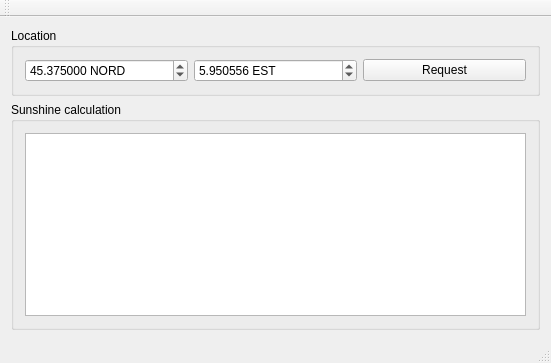
<?xml version="1.0" encoding="UTF-8"?>
<ui version="4.0">
 <class>MainWindow</class>
 <widget class="QMainWindow" name="MainWindow">
  <property name="geometry">
   <rect>
    <x>0</x>
    <y>0</y>
    <width>551</width>
    <height>363</height>
   </rect>
  </property>
  <property name="windowTitle">
   <string>MainWindow</string>
  </property>
  <widget class="QWidget" name="centralWidget">
   <layout class="QGridLayout" name="gridLayout_3">
    <item row="0" column="0">
     <widget class="QGroupBox" name="gb_location">
      <property name="title">
       <string>Location</string>
      </property>
      <layout class="QGridLayout" name="gridLayout">
       <item row="0" column="0">
        <widget class="QDoubleSpinBox" name="sb_gps_nord">
         <property name="suffix">
          <string> NORD</string>
         </property>
         <property name="decimals">
          <number>6</number>
         </property>
         <property name="value">
          <double>45.375000000000000</double>
         </property>
        </widget>
       </item>
       <item row="0" column="1">
        <widget class="QDoubleSpinBox" name="sb_gps_est">
         <property name="suffix">
          <string> EST</string>
         </property>
         <property name="decimals">
          <number>6</number>
         </property>
         <property name="value">
          <double>5.950556000000000</double>
         </property>
        </widget>
       </item>
       <item row="0" column="2">
        <widget class="QPushButton" name="pb_request">
         <property name="text">
          <string>Request</string>
         </property>
        </widget>
       </item>
      </layout>
     </widget>
    </item>
    <item row="1" column="0">
     <widget class="QGroupBox" name="gb_sunshine_calculation">
      <property name="title">
       <string>Sunshine calculation</string>
      </property>
      <layout class="QGridLayout" name="gridLayout_2">
       <item row="0" column="0">
        <widget class="QGraphicsView" name="graphicsView"/>
       </item>
      </layout>
     </widget>
    </item>
   </layout>
  </widget>
  <widget class="QMenuBar" name="menuBar">
   <property name="geometry">
    <rect>
     <x>0</x>
     <y>0</y>
     <width>551</width>
     <height>19</height>
    </rect>
   </property>
  </widget>
  <widget class="QToolBar" name="mainToolBar">
   <attribute name="toolBarArea">
    <enum>TopToolBarArea</enum>
   </attribute>
   <attribute name="toolBarBreak">
    <bool>false</bool>
   </attribute>
  </widget>
  <widget class="QStatusBar" name="statusBar"/>
 </widget>
 <layoutdefault spacing="6" margin="11"/>
 <resources/>
 <connections/>
</ui>
